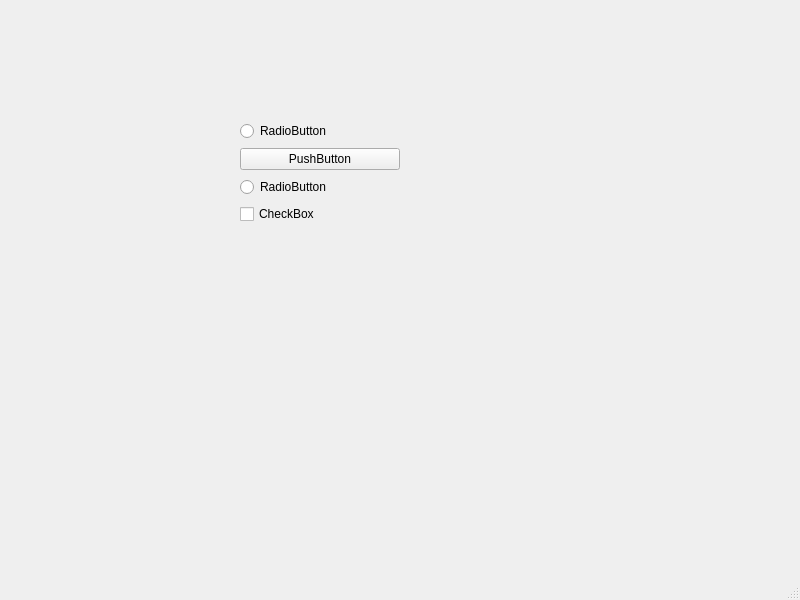
<?xml version="1.0" encoding="UTF-8"?>
<ui version="4.0">
 <class>MainWindow</class>
 <widget class="QMainWindow" name="MainWindow">
  <property name="geometry">
   <rect>
    <x>0</x>
    <y>0</y>
    <width>800</width>
    <height>600</height>
   </rect>
  </property>
  <property name="windowTitle">
   <string>MainWindow</string>
  </property>
  <widget class="QWidget" name="centralwidget">
   <widget class="QWidget" name="verticalLayoutWidget">
    <property name="geometry">
     <rect>
      <x>240</x>
      <y>120</y>
      <width>160</width>
      <height>108</height>
     </rect>
    </property>
    <layout class="QVBoxLayout" name="verticalLayout">
     <item>
      <widget class="QRadioButton" name="radioButton">
       <property name="text">
        <string>RadioButton</string>
       </property>
      </widget>
     </item>
     <item>
      <widget class="QPushButton" name="pushButton">
       <property name="text">
        <string>PushButton</string>
       </property>
      </widget>
     </item>
     <item>
      <widget class="QRadioButton" name="radioButton_2">
       <property name="text">
        <string>RadioButton</string>
       </property>
      </widget>
     </item>
     <item>
      <widget class="QCheckBox" name="checkBox">
       <property name="text">
        <string>CheckBox</string>
       </property>
      </widget>
     </item>
    </layout>
   </widget>
  </widget>
  <widget class="QMenuBar" name="menubar">
   <property name="geometry">
    <rect>
     <x>0</x>
     <y>0</y>
     <width>800</width>
     <height>26</height>
    </rect>
   </property>
  </widget>
  <widget class="QStatusBar" name="statusbar"/>
 </widget>
 <resources/>
 <connections/>
</ui>
